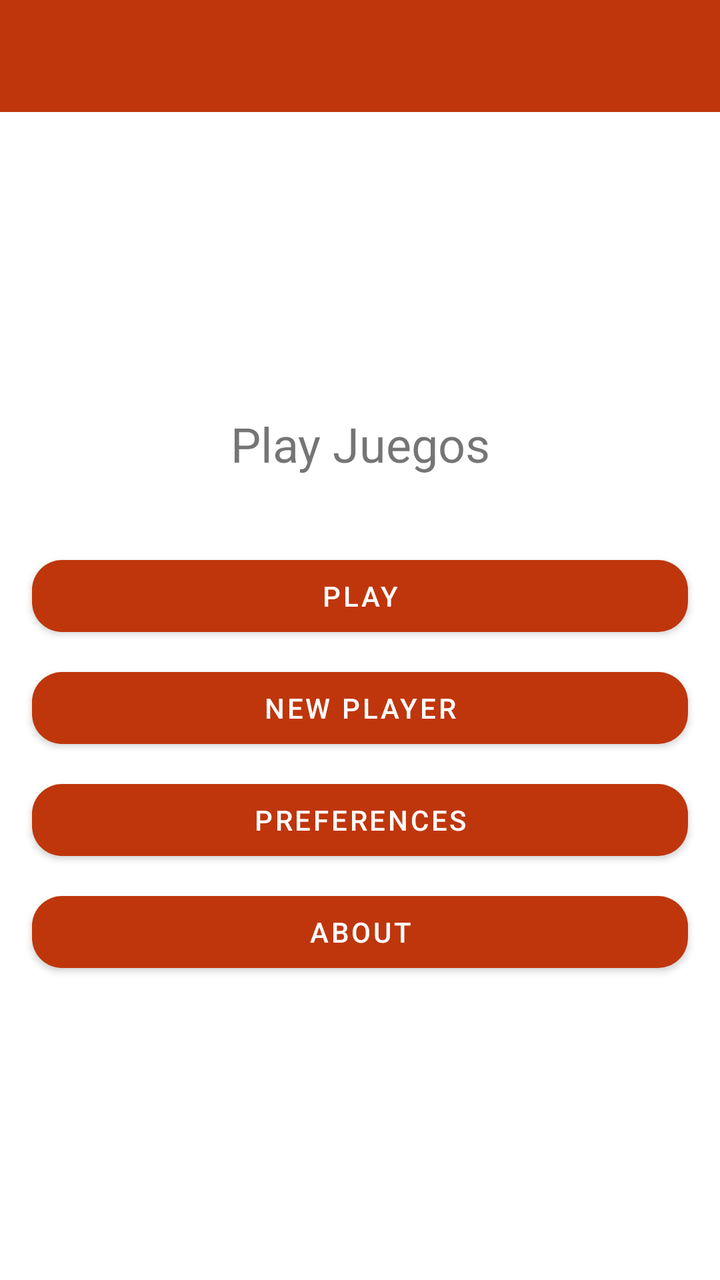
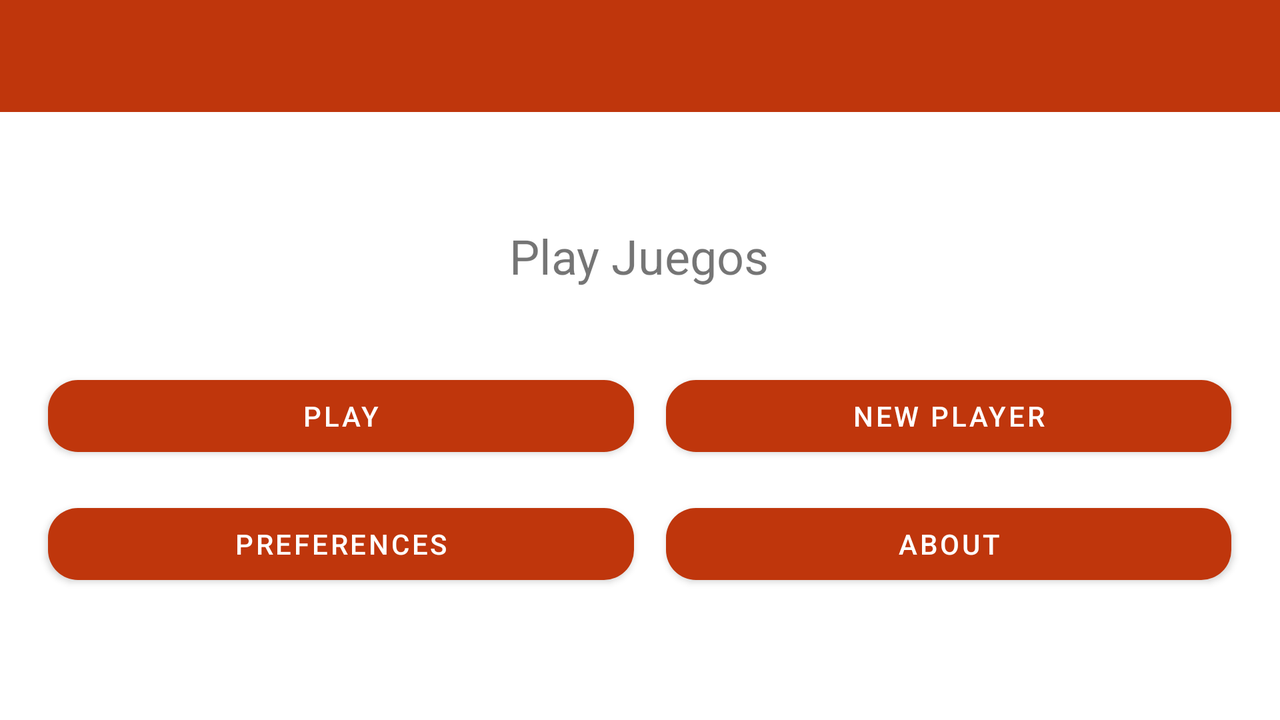

The same Android screen from two of the app's own layout files: first res/layout/ as a phone draws it, then the repository's variant for another configuration, drawn on a device whose configuration selects that folder. Both files follow.
<!-- AndroidManifest.xml: application theme Theme.DI_Practica1_PlayJuegos -->
<!-- res/layout/activity_main.xml -->
<?xml version="1.0" encoding="utf-8"?>
<LinearLayout xmlns:android="http://schemas.android.com/apk/res/android"
    xmlns:app="http://schemas.android.com/apk/res-auto"
    xmlns:tools="http://schemas.android.com/tools"
    android:layout_width="match_parent"
    android:layout_height="match_parent"
    android:gravity="center_vertical"
    android:orientation="vertical"
    tools:context=".MainActivity">

    <androidx.appcompat.widget.Toolbar
        android:id="@+id/toolbar"
        android:layout_width="match_parent"
        android:layout_height="wrap_content"
        android:background="?attr/colorPrimary"
        android:minHeight="?attr/actionBarSize"
        android:theme="?attr/actionBarTheme"
        app:popupTheme="@style/ThemeOverlay.AppCompat.Light"
        app:theme="@style/ThemeOverlay.AppCompat.Dark.ActionBar"/>

    <LinearLayout
    android:layout_width="match_parent"
    android:layout_height="match_parent"
    android:gravity="center_vertical"
    android:orientation="vertical"
    tools:context=".MainActivity">

    
    


        <TextView
            android:id="@+id/tvTitle"
            android:layout_width="wrap_content"
            android:layout_height="wrap_content"
            android:layout_gravity="center"
            android:layout_marginTop="4dp"
            android:layout_marginBottom="32dp"
            android:gravity="center"
            android:text="@string/play_juegos"
            android:textSize="24sp" />

        <Button
            android:id="@+id/btnPlay"
            android:layout_width="match_parent"
            android:layout_height="wrap_content"
            android:layout_gravity="center_horizontal"
            android:layout_marginLeft="16dp"
            android:layout_marginTop="4dp"
            android:layout_marginRight="16dp"
            android:layout_marginBottom="4dp"
            android:text="@string/play"
            android:textAlignment="center"
            app:cornerRadius = "15dp"/>

        <Button
            android:id="@+id/btnNewPlayer"
            android:layout_width="match_parent"
            android:layout_height="wrap_content"
            android:layout_gravity="center_horizontal"
            android:layout_marginLeft="16dp"
            android:layout_marginTop="4dp"
            android:layout_marginRight="16dp"
            android:layout_marginBottom="4dp"
            android:text="@string/new_player"
            android:textAlignment="center"
            app:cornerRadius = "15dp"/>

        <Button
            android:id="@+id/btnPreferences"
            android:layout_width="match_parent"
            android:layout_height="wrap_content"
            android:layout_gravity="center_horizontal"
            android:layout_marginLeft="16dp"
            android:layout_marginTop="4dp"
            android:layout_marginRight="16dp"
            android:layout_marginBottom="4dp"
            android:text="@string/preferences"
            android:textAlignment="center"
            app:cornerRadius = "15dp"/>

        <Button
            android:id="@+id/btnAbout"
            android:layout_width="match_parent"
            android:layout_height="wrap_content"
            android:layout_gravity="center_horizontal"
            android:layout_marginLeft="16dp"
            android:layout_marginTop="4dp"
            android:layout_marginRight="16dp"
            android:layout_marginBottom="4dp"
            android:text="@string/about"
            android:textAlignment="center"
            app:cornerRadius = "15dp"/>
    </LinearLayout>
</LinearLayout>
<!-- resources referenced by this layout -->
<resources>
  <string name="about">About</string>
  <string name="new_player">New Player</string>
  <string name="play">Play</string>
  <string name="play_juegos">Play Juegos</string>
  <string name="preferences">PREFERENCES</string>
  <style name="Theme.DI_Practica1_PlayJuegos" parent="Theme.MaterialComponents.DayNight.NoActionBar">
          
          <item name="colorPrimary">@color/primaryColor</item>
          <item name="colorPrimaryVariant">@color/primaryDarkColor</item>
          <item name="colorOnPrimary">@color/primaryTextColor</item>
          
          <item name="colorSecondary">@color/secondaryColor</item>
          <item name="colorSecondaryVariant">@color/secondaryDarkColor</item>
          <item name="colorOnSecondary">@color/secondaryTextColor</item>
          
          <item name="android:statusBarColor" tools:targetApi="l">?attr/colorPrimaryVariant</item>
          
      </style>
  <color name="primaryColor">#bf360c</color>
  <color name="primaryDarkColor">#870000</color>
  <color name="primaryTextColor">#ffffff</color>
  <color name="secondaryColor">#6d4c41</color>
  <color name="secondaryDarkColor">#40241a</color>
  <color name="secondaryTextColor">#ffffff</color>
</resources>
<!-- res/layout-land/activity_main.xml (the repository's variant of the layout above) -->
<!-- drawn on the phone turned sideways -->
<?xml version="1.0" encoding="utf-8"?>
<TableLayout xmlns:android="http://schemas.android.com/apk/res/android"
    xmlns:app="http://schemas.android.com/apk/res-auto"
    xmlns:tools="http://schemas.android.com/tools"
    android:layout_width="match_parent"
    android:layout_height="match_parent"
    android:gravity="center_vertical"
    android:orientation="horizontal"
    android:stretchColumns="*"
    tools:context=".MainActivity">

    <androidx.appcompat.widget.Toolbar
        android:id="@+id/toolbar"
        android:layout_width="match_parent"
        android:layout_height="wrap_content"
        android:background="?attr/colorPrimary"
        android:minHeight="?attr/actionBarSize"
        android:theme="?attr/actionBarTheme"
        app:popupTheme="@style/ThemeOverlay.AppCompat.Light"
        app:theme="@style/ThemeOverlay.AppCompat.Dark.ActionBar"/>

    <TableLayout
        android:layout_width="match_parent"
        android:layout_height="match_parent"
        android:layout_marginLeft="16dp"
        android:layout_marginRight="16dp"
        android:gravity="center"
        android:orientation="horizontal"
        android:stretchColumns="*"
        tools:context=".MainActivity">

        <TableRow
            android:layout_width="wrap_content"
            android:layout_height="match_parent"
            android:layout_marginBottom="32dp">


            <TextView
                android:id="@+id/tvTitle"
                android:layout_width="wrap_content"
                android:layout_height="wrap_content"
                android:layout_column="0"
                android:layout_gravity="center"
                android:layout_span="2"
                android:text="@string/play_juegos"
                android:textSize="24sp" />
        </TableRow>

        <TableRow
            android:layout_width="match_parent"
            android:layout_height="match_parent">

            <Button
                android:id="@+id/btnPlay"
                android:layout_width="match_parent"
                android:layout_height="wrap_content"
                android:layout_column="0"
                android:layout_margin="8dp"
                android:text="@string/play"
                android:textAlignment="center"
                app:cornerRadius = "15dp"/>

            <Button
                android:id="@+id/btnNewPlayer"
                android:layout_width="match_parent"
                android:layout_height="wrap_content"
                android:layout_column="1"
                android:layout_margin="8dp"
                android:text="@string/new_player"
                android:textAlignment="center"
                app:cornerRadius = "15dp"/>
        </TableRow>

        <TableRow
            android:layout_width="match_parent"
            android:layout_height="match_parent">

            <Button
                android:id="@+id/btnPreferences"
                android:layout_width="match_parent"
                android:layout_height="wrap_content"
                android:layout_column="0"
                android:layout_margin="8dp"
                android:text="@string/preferences"
                android:textAlignment="center"
                app:cornerRadius = "15dp"/>

            <Button
                android:id="@+id/btnAbout"
                android:layout_width="match_parent"
                android:layout_height="wrap_content"
                android:layout_column="1"
                android:layout_margin="8dp"
                android:text="@string/about"
                android:textAlignment="center"
                app:cornerRadius = "15dp"/>

        </TableRow>
    </TableLayout>
</TableLayout>
